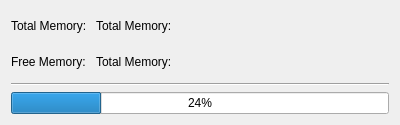
<?xml version="1.0" encoding="UTF-8"?>
<ui version="4.0">
 <class>MyMem</class>
 <widget class="QMainWindow" name="MyMem">
  <property name="geometry">
   <rect>
    <x>0</x>
    <y>0</y>
    <width>400</width>
    <height>125</height>
   </rect>
  </property>
  <property name="minimumSize">
   <size>
    <width>400</width>
    <height>125</height>
   </size>
  </property>
  <property name="maximumSize">
   <size>
    <width>400</width>
    <height>125</height>
   </size>
  </property>
  <property name="windowTitle">
   <string>MyMem</string>
  </property>
  <widget class="QWidget" name="centralWidget">
   <layout class="QGridLayout" name="gridLayout">
    <item row="0" column="0">
     <widget class="QLabel" name="label">
      <property name="text">
       <string>Total Memory: </string>
      </property>
     </widget>
    </item>
    <item row="0" column="1">
     <widget class="QLabel" name="total">
      <property name="text">
       <string>Total Memory: </string>
      </property>
     </widget>
    </item>
    <item row="0" column="2">
     <spacer name="horizontalSpacer">
      <property name="orientation">
       <enum>Qt::Horizontal</enum>
      </property>
      <property name="sizeHint" stdset="0">
       <size>
        <width>175</width>
        <height>20</height>
       </size>
      </property>
     </spacer>
    </item>
    <item row="1" column="0">
     <widget class="QLabel" name="label_2">
      <property name="text">
       <string>Free Memory:</string>
      </property>
     </widget>
    </item>
    <item row="1" column="1">
     <widget class="QLabel" name="free">
      <property name="text">
       <string>Total Memory: </string>
      </property>
     </widget>
    </item>
    <item row="1" column="2">
     <spacer name="horizontalSpacer_2">
      <property name="orientation">
       <enum>Qt::Horizontal</enum>
      </property>
      <property name="sizeHint" stdset="0">
       <size>
        <width>175</width>
        <height>20</height>
       </size>
      </property>
     </spacer>
    </item>
    <item row="2" column="0" colspan="3">
     <widget class="Line" name="line">
      <property name="orientation">
       <enum>Qt::Horizontal</enum>
      </property>
     </widget>
    </item>
    <item row="3" column="0" colspan="3">
     <widget class="QProgressBar" name="progressBar">
      <property name="value">
       <number>24</number>
      </property>
     </widget>
    </item>
   </layout>
  </widget>
 </widget>
 <layoutdefault spacing="6" margin="11"/>
 <resources/>
 <connections/>
</ui>
